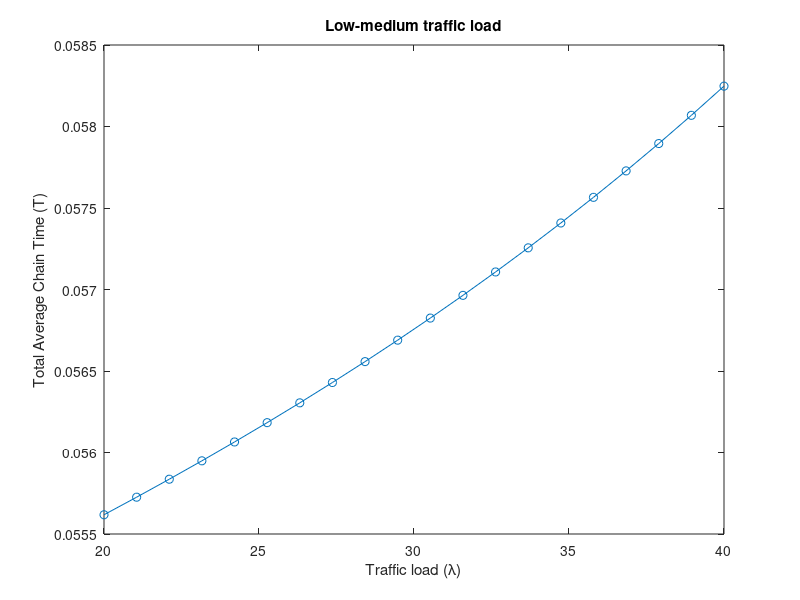
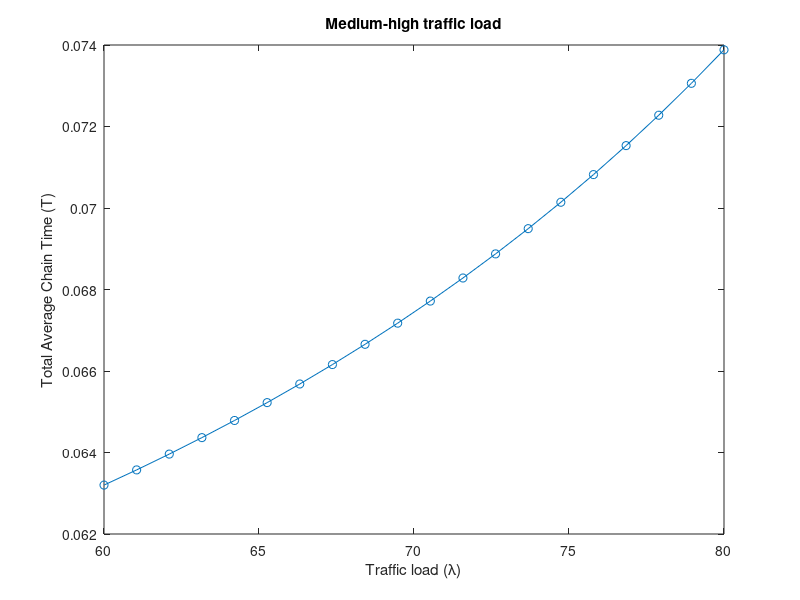
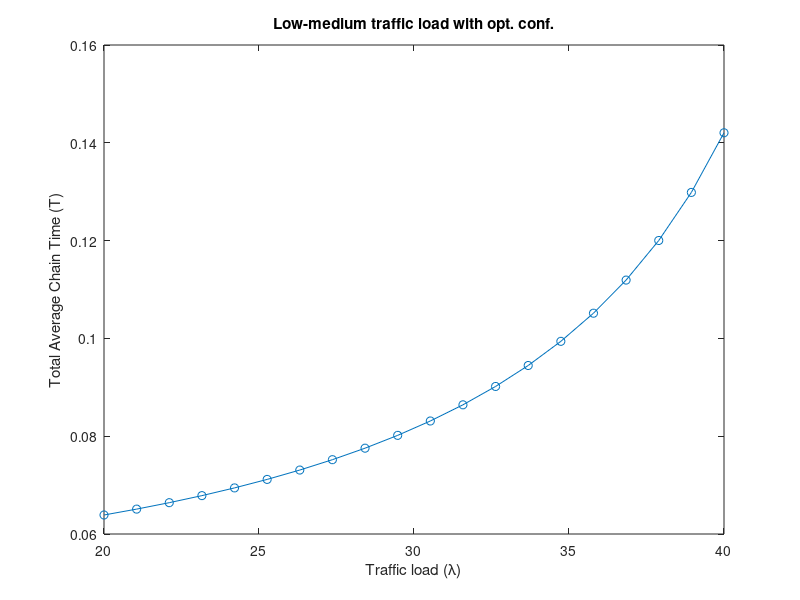
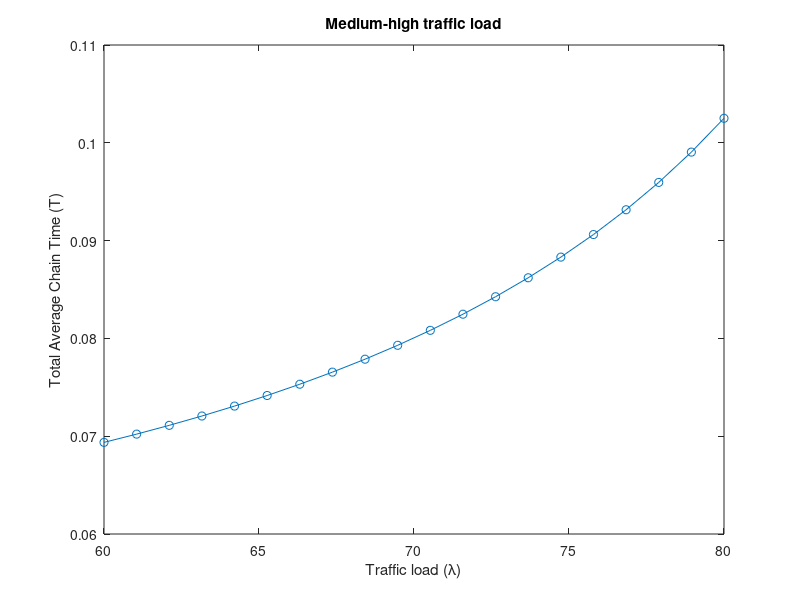

The MATLAB script that drew these images, in order:
%% Jackson for a single-class open network

% routing matrix
P = [0 1 0 0;
     0 0 1 0;
     0 0 0 1;
     0 0 0 0];

% lambda vector 100 req/s
lambda = [100 0 0 0];

% mean number of visists
V = qnosvisits(P,lambda);

k = [1 1 5 1]; % k at node 3 must be at least 5
S = [0.0011, 0.0072, 0.041, 0.0046];

[U, R, Q, X] = qnos(lambda(1), S, V, k);

display("Total avg. chain time:")
T = (1/lambda(1))*sum(Q)

%% TRAFFIC LOAD CONDITION ANALYSIS

% LOW - MEDIUM TRAFFIC (20-40)

T_values = [];

min_lambda = 20;
max_lambda = 40;

lambdas = linspace(min_lambda, max_lambda, max_lambda-min_lambda);

for i = 1:(max_lambda-min_lambda)
  [U, R, Q, X] = qnos(lambdas(i), S, V, k);
  T_values(i) = (1/lambdas(i)) * sum(Q);
end

figure;
plot(lambdas, T_values, '-o');
xlabel('Traffic load (\lambda)');
ylabel('Total Average Chain Time (T)');
title('Low-medium traffic load');

% MEDIUM - HIGH TRAFFIC (60-80)

T_values = [];

min_lambda = 60;
max_lambda = 80;

lambdas = linspace(min_lambda, max_lambda, max_lambda-min_lambda);

for i = 1:(max_lambda-min_lambda)
  [U, R, Q, X] = qnos(lambdas(i), S, V, k);
  T_values(i) = (1/lambdas(i)) * sum(Q);
end

figure;
plot(lambdas, T_values, '-o');
xlabel('Traffic load (\lambda)');
ylabel('Total Average Chain Time (T)');
title('Medium-high traffic load');

% LOW - MEDIUM TRAFFIC (20-40) OPTIMIZED CONFIGURATION
k = [1 1 1 1];

min_lambda = 20;
max_lambda = 40;

lambdas = linspace(min_lambda, max_lambda, max_lambda-min_lambda);

for i = 1:(max_lambda-min_lambda)
  try
    [U, R, Q, X] = qnos(lambdas(i), S, V, k);
  catch err
    lastNumber = sscanf(err.message, 'Processing capacity exceeded at center %d');
    k(lastNumber) = k(lastNumber) + 1;
  end_try_catch

end

k

for i = 1:(max_lambda-min_lambda)
  [U, R, Q, X] = qnos(lambdas(i), S, V, k);
  T_values(i) = (1/lambdas(i)) * sum(Q);
end

figure;
plot(lambdas, T_values, '-o');
xlabel('Traffic load (\lambda)');
ylabel('Total Average Chain Time (T)');
title('Low-medium traffic load with opt. conf.');


% MEDIUM - HIGH TRAFFIC (60-80) OPTIMIZED CONFIGURATION
k = [1 1 1 1];

min_lambda = 60;
max_lambda = 80;

lambdas = linspace(min_lambda, max_lambda, max_lambda-min_lambda);

for i = 1:(max_lambda-min_lambda)
  try
    [U, R, Q, X] = qnos(lambdas(i), S, V, k);
  catch err
    lastNumber = sscanf(err.message, 'Processing capacity exceeded at center %d');
    k(lastNumber) = k(lastNumber) + 1;
  end_try_catch

end

k

for i = 1:(max_lambda-min_lambda)
  [U, R, Q, X] = qnos(lambdas(i), S, V, k);
  T_values(i) = (1/lambdas(i)) * sum(Q);
end

figure;
plot(lambdas, T_values, '-o');
xlabel('Traffic load (\lambda)');
ylabel('Total Average Chain Time (T)');
title('Medium-high traffic load');


